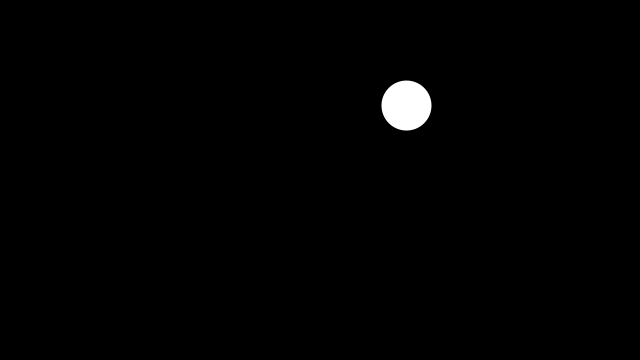
Frame 1 (no input)
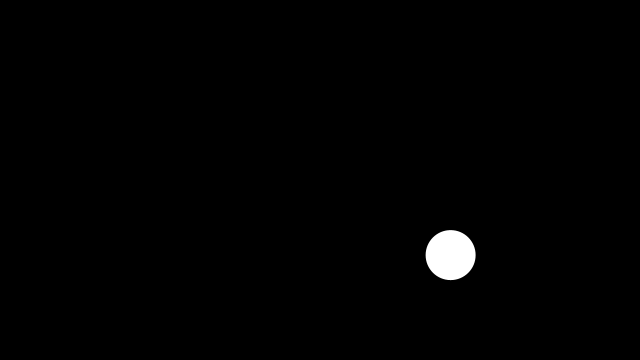
Frame 60 (the mouse pressed at the canvas centre just before this capture)
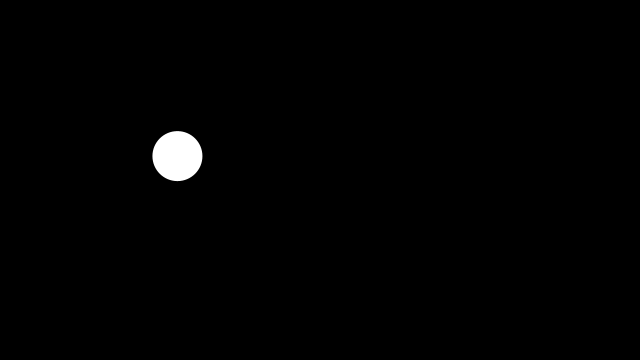
Frame 120 (the mouse held since frame 60 and released just before this capture)

The Processing sketch that drew these frames (run headless with seeded random() and noise(); from frame 60 on, the mouse is pressed at the canvas centre):

// Processing sketch: bouncingBall_changingSpeed
// ── bouncingBall_changingSpeed.pde
// Bouncing ball changing speed
// The Coding Train / Daniel Shiffman
// Processing Intro Series

float x, y, xspeed, yspeed, radius;
int maxSpeed = 10;

void setup() {
  size(640, 360);
  pixelDensity(2);
  xspeed = 5;
  yspeed = 5;
  radius = 25;

  //Start at a random location!
  x = random(radius, width-radius);
  y = random(radius, height-radius);
}

void draw() {
  background(0);
  noStroke();

  if (x < radius || x > width - radius) {
    xspeed = constrain(random(xspeed, xspeed*2), -maxSpeed, maxSpeed) * -1;

    //abs() returns the absolute value
    if (abs(xspeed) == maxSpeed) {
      xspeed = xspeed/5;  //reset
    }
  }

  if (y < radius || y > height - radius) {
    yspeed = constrain(random(yspeed, yspeed*2), -maxSpeed, maxSpeed) * -1;

    //abs() returns the absolute value
    if (abs(yspeed) == maxSpeed) {
      yspeed = yspeed/5;  //reset
    }
  }

  circle(x, y, radius*2);

  x = x + xspeed;
  y = y + yspeed;
}
